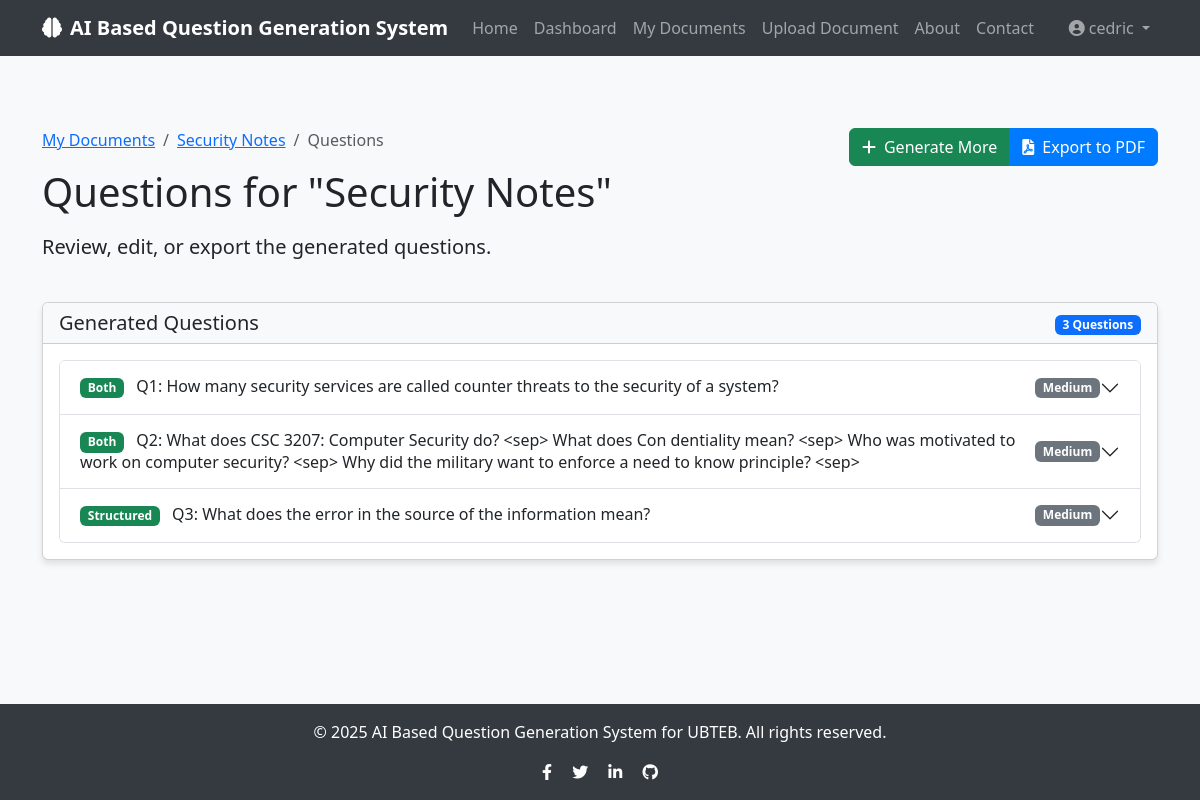
The app's page /documents/1/questions (signed in), older data.
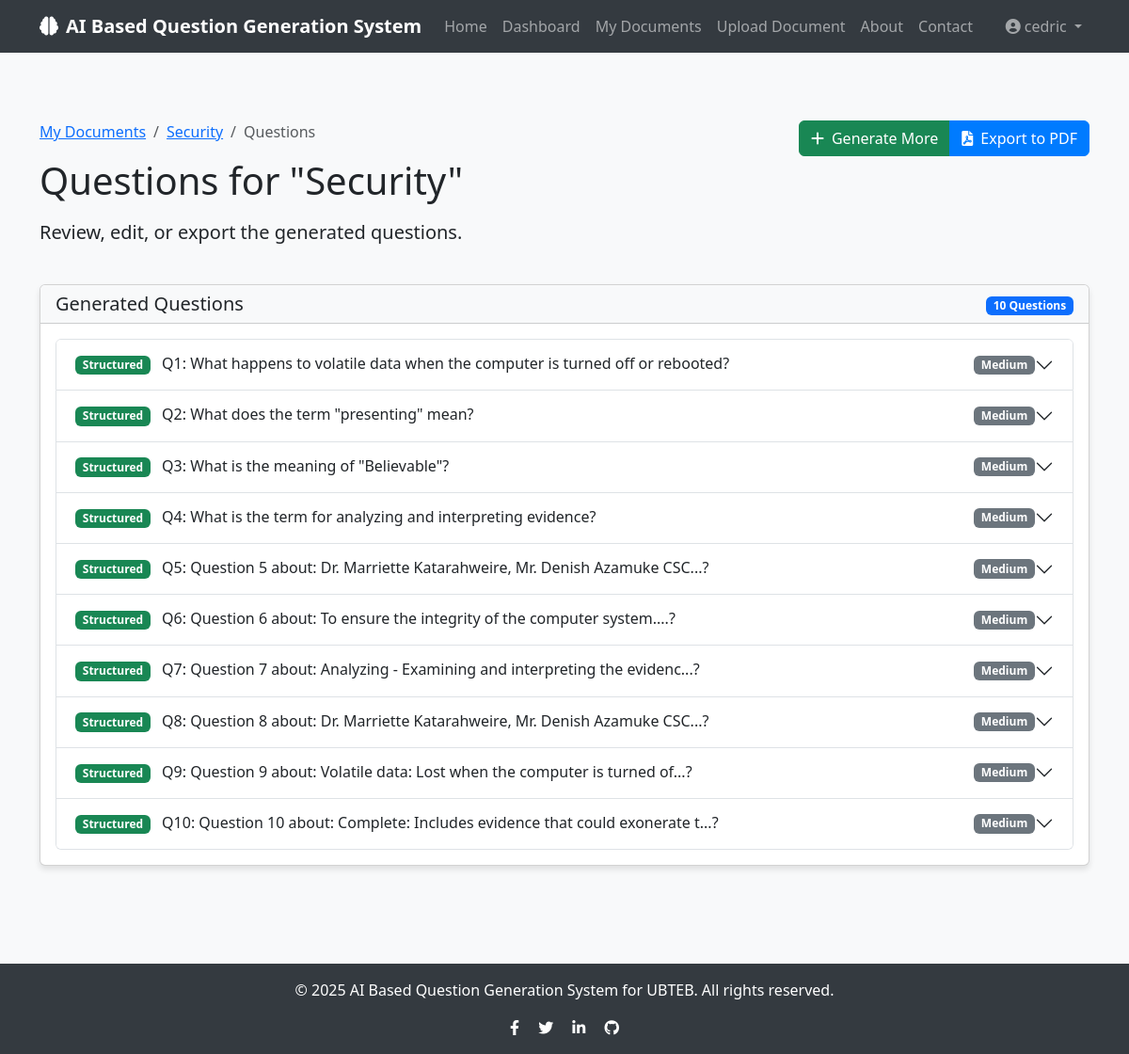
The same page, newer data.
### app/models/user.py (models this page shows, shortened)
class User(db.Model, UserMixin):
    id = db.Column(db.Integer, primary_key=True)
    username = db.Column(db.String(50), unique=True, nullable=False)
    email = db.Column(db.String(120), unique=True, nullable=False)
    password = db.Column(db.String(60), nullable=False)
    created_at = db.Column(db.DateTime, default=datetime.utcnow)
    documents = db.relationship('Document', backref='author', lazy=True, cascade="all, delete-orphan")
    questions = db.relationship('Question', backref='author', lazy=True, cascade="all, delete-orphan")

### app/models/document.py (models this page shows, shortened)
class Document(db.Model):
    id = db.Column(db.Integer, primary_key=True)
    title = db.Column(db.String(100), nullable=False)
    filename = db.Column(db.String(100), nullable=False)
    file_path = db.Column(db.String(255), nullable=False)
    content = db.Column(db.Text, nullable=False)
    created_at = db.Column(db.DateTime, default=datetime.utcnow)
    user_id = db.Column(db.Integer, db.ForeignKey('user.id'), nullable=False)
    questions = db.relationship('Question', backref='document', lazy=True, cascade="all, delete-orphan")

### app/models/question.py (models this page shows, shortened)
class Question(db.Model):
    id = db.Column(db.Integer, primary_key=True)
    content = db.Column(db.Text, nullable=False)
    answer = db.Column(db.Text, nullable=False)
    options = db.Column(db.JSON, nullable=True)  # For multiple choice questions
    question_type = db.Column(db.String(20), nullable=False)  # 'multiple_choice' or 'structured'
    difficulty = db.Column(db.String(20), nullable=False)  # 'easy', 'medium', 'hard'
    created_at = db.Column(db.DateTime, default=datetime.utcnow)
    document_id = db.Column(db.Integer, db.ForeignKey('document.id'), nullable=False)
    user_id = db.Column(db.Integer, db.ForeignKey('user.id'), nullable=False)

### app/routes/questions.py (the view)
@questions.route('/documents/<int:document_id>/questions')
@login_required
def view_questions(document_id):
    document = Document.query.get_or_404(document_id)
    if document.user_id != current_user.id:
        flash('You do not have permission to view questions for this document.', 'danger')
        return redirect(url_for('questions.list_documents'))
    questions = Question.query.filter_by(document_id=document.id).all()
    return render_template('questions/view_questions.html', document=document, questions=questions)

### app/models/user.py (called while the page is built)
@login_manager.user_loader
def load_user(user_id):
    return User.query.get(int(user_id))

### app/templates/questions/view_questions.html (shortened to what this page needs)
{% extends "base.html" %}
{% block content %}
<div class="container py-5">
    <div class="row mb-4">
        <div class="col-md-8">
            <nav aria-label="breadcrumb">
                <ol class="breadcrumb">
                    <li class="breadcrumb-item"><a href="{{ url_for('questions.list_documents') }}">My Documents</a></li>
                    <li class="breadcrumb-item"><a href="{{ url_for('questions.view_document', document_id=document.id) }}">{{ document.title }}</a></li>
                    <li class="breadcrumb-item active" aria-current="page">Questions</li>
                </ol>
            </nav>
            <h1 class="mb-3">Questions for "{{ document.title }}"</h1>
            <p class="lead">Review, edit, or export the generated questions.</p>
        </div>
        <div class="col-md-4 text-end">
            <div class="btn-group" role="group">
                <a href="{{ url_for('questions.generate_questions_form', document_id=document.id) }}" class="btn btn-success">
                    <i class="fas fa-plus me-2"></i>Generate More
                </a>
                <a href="{{ url_for('questions.export_questions', document_id=document.id) }}" class="btn btn-primary">
                    <i class="fas fa-file-pdf me-2"></i>Export to PDF
                </a>
            </div>
        </div>
    </div>
    {% if questions %}
        <div class="row mb-4">
            <div class="col-md-12">
                <div class="card">
                    <div class="card-header bg-light">
                        <div class="row align-items-center">
                            <div class="col">
                                <h5 class="mb-0">Generated Questions</h5>
                            </div>
                            <div class="col-auto">
                                <span class="badge bg-primary">{{ questions|length }} Questions</span>
                            </div>
                        </div>
                    </div>
                    <div class="card-body">
                        <div class="accordion" id="questionsAccordion">
                            {% for question in questions %}
                                <div class="accordion-item">
                                    <h2 class="accordion-header" id="heading{{ question.id }}">
                                        <button class="accordion-button collapsed" type="button" data-bs-toggle="collapse" data-bs-target="#collapse{{ question.id }}" aria-expanded="false" aria-controls="collapse{{ question.id }}">
                                            <div class="d-flex w-100 justify-content-between align-items-center">
                                                <span>
                                                    <span class="badge {% if question.question_type == 'multiple_choice' %}bg-info{% else %}bg-success{% endif %} me-2">
                                                        {{ question.question_type|replace('_', ' ')|title }}
                                                    </span>
                                                    Q{{ loop.index }}: {{ question.content }}
                                                </span>
                                                <span class="badge bg-secondary ms-2">{{ question.difficulty|title }}</span>
                                            </div>
                                        </button>
                                    </h2>
                                </div>
                            {% endfor %}
                        </div>
                    </div>
                </div>
            </div>
        </div>
    {% endif %}
</div>
{% endblock %}

### app/templates/base.html (shortened to what this page needs)
<!DOCTYPE html>
<html lang="en">
<head>
    <link href="https://cdn.jsdelivr.net/npm/bootstrap@5.3.0/dist/css/bootstrap.min.css" rel="stylesheet">
    <link rel="stylesheet" href="https://cdnjs.cloudflare.com/ajax/libs/font-awesome/6.0.0/css/all.min.css">
</head>
<body>
    <nav class="navbar navbar-expand-lg navbar-dark mb-4">
        <div class="container">
            <a class="navbar-brand" href="{{ url_for('main.index') }}">
                <i class="fas fa-brain me-2"></i>AI Based Question Generation System
            </a>
            <div class="collapse navbar-collapse" id="navbarNav">
                <ul class="navbar-nav me-auto">
                    <li class="nav-item">
                        <a class="nav-link" href="{{ url_for('main.index') }}">Home</a>
                    </li>
                    {% if current_user.is_authenticated %}
                    <li class="nav-item">
                        <a class="nav-link" href="{{ url_for('main.dashboard') }}">Dashboard</a>
                    </li>
                    <li class="nav-item">
                        <a class="nav-link" href="{{ url_for('questions.list_documents') }}">My Documents</a>
                    </li>
                    <li class="nav-item">
                        <a class="nav-link" href="{{ url_for('questions.upload_document') }}">Upload Document</a>
                    </li>
                    {% endif %}
                    <li class="nav-item">
                        <a class="nav-link" href="{{ url_for('main.about') }}">About</a>
                    </li>
                    <li class="nav-item">
                        <a class="nav-link" href="{{ url_for('main.contact') }}">Contact</a>
                    </li>
                </ul>
                <ul class="navbar-nav">
                    {% if current_user.is_authenticated %}
                    <li class="nav-item dropdown">
                        <a class="nav-link dropdown-toggle" href="#" id="navbarDropdown" role="button" data-bs-toggle="dropdown" aria-expanded="false">
                            <i class="fas fa-user-circle me-1"></i>{{ current_user.username }}
                        </a>
                    </li>
                    {% endif %}
                </ul>
            </div>
        </div>
    </nav>
    <div class="content">
        {% block content %}{% endblock %}
    </div>
    <footer class="footer text-center">
        <div class="container">
            <div class="row">
                <div class="col-md-12">
                    <p>&copy; 2025 AI Based Question Generation System for UBTEB. All rights reserved.</p>
                    <div class="social-icons">
                        <a href="#" class="text-white me-3"><i class="fab fa-facebook-f"></i></a>
                        <a href="#" class="text-white me-3"><i class="fab fa-twitter"></i></a>
                        <a href="#" class="text-white me-3"><i class="fab fa-linkedin-in"></i></a>
                        <a href="#" class="text-white"><i class="fab fa-github"></i></a>
                    </div>
                </div>
            </div>
        </div>
    </footer>
</body>
</html>

### app/templates/base.html (style rules this page uses)
body { min-height: 100vh; display: flex; flex-direction: column; background-color: #f8f9fa; }
.content { flex: 1; }
.navbar { background-color: #343a40; }
.navbar-brand { font-weight: bold; color: #ffffff; }
.footer { background-color: #343a40; color: #ffffff; padding: 1rem 0; margin-top: 2rem; }
.card { box-shadow: 0 4px 6px rgba(0, 0, 0, 0.1); transition: all 0.3s ease; }
.btn-primary { background-color: #007bff; border-color: #007bff; }

Row changes from the older to the newer data that the page shows:
removed Question: question_type "Both", content "How many security services are called counter threats to the security of a system?", difficulty "Medium"
removed Question: question_type "Both", content "What does CSC 3207: Computer Security do? <sep> What does Con dentiality mean? <sep> Who was motivated to work on computer security? <sep> Why did the military want to enforce a need to know principle? <sep>", difficulty "Medium"
changed Document: title "Security Notes" → "Security"
added Question: question_type "Structured", content "What happens to volatile data when the computer is turned off or rebooted?", difficulty "Medium"
added Question: question_type "Structured", content "What does the term \"presenting\" mean?", difficulty "Medium"
changed Question: content "What does the error in the source of the information mean?" → "What is the meaning of \"Believable\"?"
added Question: question_type "Structured", content "What is the term for analyzing and interpreting evidence?", difficulty "Medium"
added Question: question_type "Structured", content "Question 5 about: Dr. Marriette Katarahweire, Mr. Denish Azamuke CSC...?", difficulty "Medium"
added Question: question_type "Structured", content "Question 6 about: To ensure the integrity of the computer system....?", difficulty "Medium"
added Question: question_type "Structured", content "Question 7 about: Analyzing - Examining and interpreting the evidenc...?", difficulty "Medium"
added Question: question_type "Structured", content "Question 8 about: Dr. Marriette Katarahweire, Mr. Denish Azamuke CSC...?", difficulty "Medium"
added Question: question_type "Structured", content "Question 9 about: Volatile data: Lost when the computer is turned of...?", difficulty "Medium"
added Question: question_type "Structured", content "Question 10 about: Complete: Includes evidence that could exonerate t...?", difficulty "Medium"
Text that changed along with them:
{{ questions|length }}: "3" → "10"
